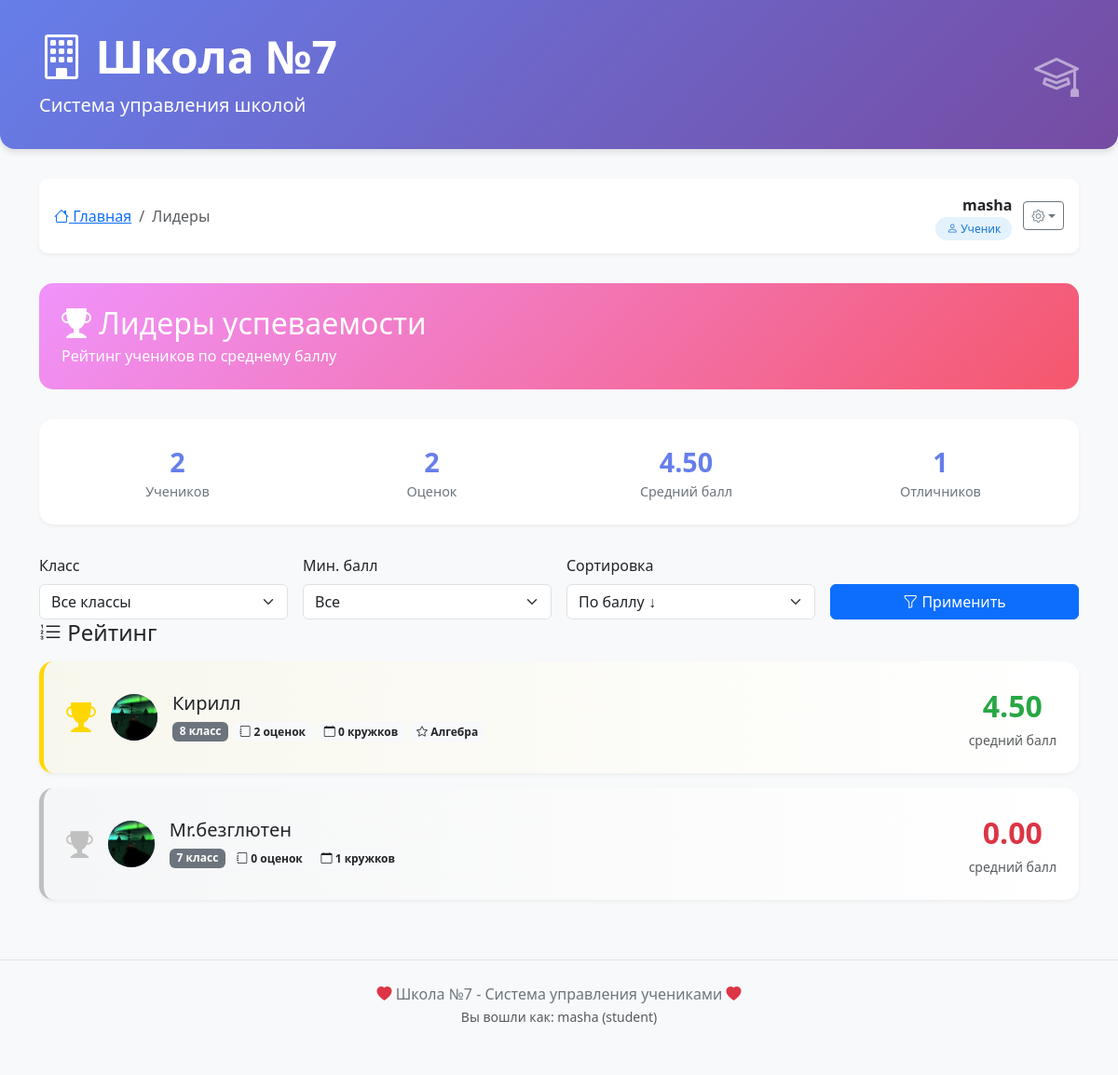
The page /leaders (signed in) on the database its author committed.
### database.py (models this page shows)
class UserDB(Base):
    __tablename__ = "users"
    id = Column(Integer, primary_key=True, index=True)
    username = Column(String, unique=True, index=True, nullable=False)
    password = Column(String, nullable=False)
    role = Column(Enum(UserRole), default=UserRole.STUDENT, nullable=False)
    student_id = Column(Integer, ForeignKey("students.id"), nullable=True)  # УБРАТЬ unique=True
    vk_id = Column(String, nullable=True)
    student = relationship("StudentDB", back_populates="user")
    created_at = Column(String, default=lambda: datetime.now().strftime("%d.%m.%Y %H:%M"))

class StudentDB(Base):
    __tablename__ = "students"
    id = Column(Integer, primary_key=True, index=True)
    name = Column(String, index=True)
    grade = Column(Integer)
    hobby = Column(String)
    avatar = Column(String, nullable=True)
    grades = relationship("GradeDB", back_populates="student", cascade="all, delete-orphan")
    clubs = relationship("ClubDB", secondary="student_clubs", back_populates="students")
    user = relationship("UserDB", back_populates="student", uselist=False)

class GradeDB(Base):
    __tablename__ = "grades"
    id = Column(Integer, primary_key=True, index=True)
    subject = Column(String)
    score = Column(Integer)
    date = Column(String)
    comment = Column(String, nullable=True)
    teacher_name = Column(String, nullable=True)
    student_id = Column(Integer, ForeignKey("students.id"))
    student = relationship("StudentDB", back_populates="grades")

### main.py (the view)
@app.get("/leaders", response_class=HTMLResponse)
async def leaders_board(
    request: Request,
    grade: str = "all",
    min_avg: str = "0",
    sort: str = "avg_desc",
    db: Session = Depends(get_db),
    current_user: Optional[UserDB] = Depends(get_current_user_from_session)
):
    if not current_user:
        return RedirectResponse(url="/login", status_code=303)
    query = db.query(StudentDB)
    if grade != "all":
        query = query.filter(StudentDB.grade == int(grade))
    students = query.all()
    leaders = []
    for student in students:
        grades = student.grades
        if grades:
            avg_score = sum(g.score for g in grades) / len(grades)
            grades_count = len(grades)
        else:
            avg_score = 0
            grades_count = 0
        subject_scores = {}
        for g in grades:
            if g.subject not in subject_scores:
                subject_scores[g.subject] = []
            subject_scores[g.subject].append(g.score)
        best_subject = None
        if subject_scores:
            best_subject = max(subject_scores.items(), key=lambda x: sum(x[1])/len(x[1]))[0]
        leaders.append({
            'id': student.id,
            'name': student.name,
            'grade': student.grade,
            'avatar': student.avatar,
            'average_score': avg_score,
            'grades_count': grades_count,
            'clubs_count': len(student.clubs),
            'best_subject': best_subject
        })
    min_avg_float = float(min_avg)
    if min_avg_float > 0:
        leaders = [l for l in leaders if l['average_score'] >= min_avg_float]
    if sort == "avg_desc":
        leaders.sort(key=lambda x: x['average_score'], reverse=True)
    elif sort == "avg_asc":
        leaders.sort(key=lambda x: x['average_score'])
    elif sort == "name_asc":
        leaders.sort(key=lambda x: x['name'])
    elif sort == "name_desc":
        leaders.sort(key=lambda x: x['name'], reverse=True)
    elif sort == "grade_asc":
        leaders.sort(key=lambda x: x['grade'])
    elif sort == "grade_desc":
        leaders.sort(key=lambda x: x['grade'], reverse=True)
    all_students = db.query(StudentDB).all()
    all_grades = db.query(GradeDB).all()
    total_grades = len(all_grades)
    school_average = sum(g.score for g in all_grades) / total_grades if total_grades > 0 else 0
    excellent_count = len([l for l in leaders if l['average_score'] >= 4.5])
    stats = {
        'total_students': len(all_students),
        'total_grades': total_grades,
        'school_average': school_average,
        'excellent_count': excellent_count
    }
    return templates.TemplateResponse(
        "leaders.html",
        {
            "request": request,
            "leaders": leaders,
            "stats": stats,
            "current_grade": grade,
            "current_min_avg": min_avg,
            "current_sort": sort,
            "title": "Лидеры успеваемости",
            "current_user": current_user,
            "school_name": "Школа №7"
        }
    )

### templates/leaders.html (shortened to what this page needs)
{% extends "base.html" %}
{% block breadcrumb_items %}
<li class="breadcrumb-item active">Лидеры</li>
{% endblock %}
{% block content %}
<div style="background: linear-gradient(135deg, #f093fb 0%, #f5576c 100%); color: white; padding: 1.5rem; border-radius: 15px; margin-bottom: 2rem;">
    <h2 class="mb-1"><i class="bi bi-trophy-fill"></i> {{ title }}</h2>
    <p class="mb-0">Рейтинг учеников по среднему баллу</p>
</div>
<div class="stats-card">
    <div class="row text-center">
        <div class="col-md-3 col-6">
            <div class="stat-number">{{ stats.total_students }}</div>
            <div class="stat-label">Учеников</div>
        </div>
        <div class="col-md-3 col-6">
            <div class="stat-number">{{ stats.total_grades }}</div>
            <div class="stat-label">Оценок</div>
        </div>
        <div class="col-md-3 col-6">
            <div class="stat-number">{{ "%.2f"|format(stats.school_average) }}</div>
            <div class="stat-label">Средний балл</div>
        </div>
        <div class="col-md-3 col-6">
            <div class="stat-number">{{ stats.excellent_count }}</div>
            <div class="stat-label">Отличников</div>
        </div>
    </div>
</div>
<div class="filter-card">
    <form method="get" class="row g-3">
        <div class="col-md-3">
            <label class="form-label">Класс</label>
            <select name="grade" class="form-select">
                <option value="all" {% if current_grade == 'all' %}selected{% endif %}>Все классы</option>
            </select>
        </div>
        <div class="col-md-3">
            <label class="form-label">Мин. балл</label>
            <select name="min_avg" class="form-select">
                <option value="0" {% if current_min_avg == '0' %}selected{% endif %}>Все</option>
            </select>
        </div>
        <div class="col-md-3">
            <label class="form-label">Сортировка</label>
            <select name="sort" class="form-select">
                <option value="avg_desc" {% if current_sort == 'avg_desc' %}selected{% endif %}>По баллу ↓</option>
            </select>
        </div>
        <div class="col-md-3 d-flex align-items-end">
            <button type="submit" class="btn btn-primary w-100"><i class="bi bi-funnel"></i> Применить</button>
        </div>
    </form>
</div>
<h4 class="mb-3"><i class="bi bi-list-ol"></i> Рейтинг</h4>
{% if leaders %}
    {% for student in leaders %}
    <div class="leader-card {% if loop.index == 1 %}top-1{% elif loop.index == 2 %}top-2{% elif loop.index == 3 %}top-3{% endif %}">
        <div class="d-flex align-items-center gap-3">
            <div class="rank-badge">
                {% if loop.index == 1 %}
                    <i class="bi bi-trophy-fill" style="font-size: 2rem; color: #FFD700;"></i>
                {% elif loop.index == 2 %}
                    <i class="bi bi-trophy-fill" style="font-size: 1.8rem; color: #C0C0C0;"></i>
                {% elif loop.index == 3 %}
                    <i class="bi bi-trophy-fill" style="font-size: 1.6rem; color: #CD7F32;"></i>
                {% else %}
                    <span class="text-muted fs-5">#{{ loop.index }}</span>
                {% endif %}
            </div>
            <a href="/student/{{ student.id }}">
                <div class="avatar-circle">
                    {% if student.avatar %}
                        <img src="{{ student.avatar }}" alt="{{ student.name }}">
                    {% else %}
                        {{ student.name[0]|upper }}
                    {% endif %}
                </div>
            </a>
            <div class="flex-grow-1">
                <a href="/student/{{ student.id }}" class="text-decoration-none">
                    <h5 class="mb-1 text-dark">{{ student.name }}</h5>
                </a>
                <span class="badge bg-secondary">{{ student.grade }} класс</span>
                <span class="badge bg-light text-dark"><i class="bi bi-journal"></i> {{ student.grades_count }} оценок</span>
                <span class="badge bg-light text-dark"><i class="bi bi-calendar"></i> {{ student.clubs_count }} кружков</span>
                {% if student.best_subject %}
                <span class="badge bg-light text-dark"><i class="bi bi-star"></i> {{ student.best_subject }}</span>
                {% endif %}
            </div>
            <div class="text-center">
                <div class="average-score
                    {% if student.average_score >= 4.5 %}score-excellent
                    {% elif student.average_score >= 4.0 %}score-good
                    {% elif student.average_score >= 3.0 %}score-average
                    {% else %}score-poor{% endif %}">
                    {{ "%.2f"|format(student.average_score) }}
                </div>
                <small class="text-muted">средний балл</small>
            </div>
        </div>
    </div>
    {% endfor %}
{% else %}
    <div class="empty-state">
        <i class="bi bi-trophy"></i>
        <h3>Нет данных</h3>
        <p class="text-muted">{% if current_grade != 'all' %}В этом классе нет учеников с оценками{% else %}Добавьте оценки ученикам{% endif %}</p>
    </div>
{% endif %}
{% endblock %}

### templates/base.html (shortened to what this page needs)
<!DOCTYPE html>
<html lang="ru">
<head>
    <link href="https://cdn.jsdelivr.net/npm/bootstrap@5.3.0/dist/css/bootstrap.min.css" rel="stylesheet">
    <link rel="stylesheet" href="https://cdn.jsdelivr.net/npm/bootstrap-icons@1.11.0/font/bootstrap-icons.css">
</head>
<body>
    {% if not hide_header %}
    <div class="school-header">
        <div class="container">
            <div class="d-flex justify-content-between align-items-center">
                <div>
                    <h1 class="display-5 fw-bold"><i class="bi bi-building"></i> {{ school_name | default('Школа №7') }}</h1>
                    <p class="lead mb-0">{% block header_subtitle %}Система управления школой{% endblock %}</p>
                </div>
                <div><i class="bi bi-mortarboard" style="font-size: 3rem; opacity: 0.5;"></i></div>
            </div>
        </div>
    </div>
    {% endif %}
    <div class="container main-content">
        {% if current_user and not hide_nav %}
        <div class="navbar-custom">
            <div class="d-flex justify-content-between align-items-center flex-wrap">
                <div>
                    <nav aria-label="breadcrumb">
                        <ol class="breadcrumb mb-0">
                            <li class="breadcrumb-item"><a href="/"><i class="bi bi-house"></i> Главная</a></li>
                            {% block breadcrumb_items %}{% endblock %}
                        </ol>
                    </nav>
                </div>
                <div class="user-badge">
                    <div class="text-end">
                        <strong>{{ current_user.username }}</strong><br>
                        <small>
                            {% if current_user.role.value == 'student' %}
                                <span class="role-badge role-student"><i class="bi bi-person"></i> Ученик</span>
                            {% elif current_user.role.value == 'teacher' %}
                                <span class="role-badge role-teacher"><i class="bi bi-person-badge"></i> Учитель</span>
                            {% elif current_user.role.value == 'admin' %}
                                <span class="role-badge role-admin"><i class="bi bi-shield-lock"></i> Администратор</span>
                            {% endif %}
                        </small>
                    </div>
                    <div class="dropdown">
                        <button class="btn btn-outline-secondary btn-sm dropdown-toggle" type="button" data-bs-toggle="dropdown"><i class="bi bi-gear"></i></button>
                    </div>
                </div>
            </div>
        </div>
        {% endif %}
        {% block content %}{% endblock %}
    </div>
    {% if not hide_footer %}
    <footer class="footer">
        <div class="container">
            <p class="mb-0"><i class="bi bi-heart-fill text-danger"></i> Школа №7 - Система управления учениками <i class="bi bi-heart-fill text-danger"></i></p>
            <small class="text-muted">{% if current_user %}Вы вошли как: {{ current_user.username }} ({{ current_user.role.value }}){% else %}<a href="/login">Войти в систему</a>{% endif %}</small>
        </div>
    </footer>
    {% endif %}
</body>
</html>

### templates/base.html (style rules this page uses)
* { margin: 0; padding: 0; box-sizing: border-box; }
body { background-color: #f8f9fa; padding-bottom: 2rem; min-height: 100vh; display: flex; flex-direction: column; font-family: 'Segoe UI', sans-serif; }
.main-content { flex: 1; }
.school-header { background: linear-gradient(135deg, #667eea 0%, #764ba2 100%); color: white; padding: 2rem 0; margin-bottom: 2rem; border-radius: 0 0 1rem 1rem; box-shadow: 0 4px 6px rgba(0,0,0,0.1); }
.navbar-custom { background: white; box-shadow: 0 2px 4px rgba(0,0,0,0.05); margin-bottom: 2rem; border-radius: 10px; padding: 1rem; }
.user-badge { display: flex; align-items: center; gap: 0.75rem; }
.role-badge { font-size: 0.75rem; padding: 0.25rem 0.75rem; border-radius: 20px; font-weight: 500; }
.role-student { background-color: #e3f2fd; color: #1976d2; }
.avatar-circle { width: 50px; height: 50px; border-radius: 50%; background: linear-gradient(135deg, #667eea 0%, #764ba2 100%); display: flex; align-items: center; justify-content: center; color: white; font-weight: bold; font-size: 1.5rem; overflow: hidden; flex-shrink: 0; }
.avatar-circle img { width: 100%; height: 100%; object-fit: cover; }
.stats-card { background: white; border-radius: 15px; padding: 1.5rem; box-shadow: 0 2px 4px rgba(0,0,0,0.05); margin-bottom: 2rem; }
.stat-number { font-size: 1.8rem; font-weight: bold; color: #667eea; }
.stat-label { color: #6c757d; font-size: 0.9rem; }
.footer { margin-top: 3rem; padding: 1.5rem 0; text-align: center; color: #6c757d; border-top: 1px solid #dee2e6; }
.leader-card { background: white; border-radius: 15px; padding: 1.5rem; margin-bottom: 1rem; box-shadow: 0 2px 4px rgba(0,0,0,0.05); border-left: 5px solid transparent; }
.leader-card.top-1 { border-left-color: #FFD700; background: linear-gradient(90deg, rgba(255,215,0,0.05) 0%, #fff 100%); }
.leader-card.top-2 { border-left-color: #C0C0C0; background: linear-gradient(90deg, rgba(192,192,192,0.05) 0%, #fff 100%); }
.average-score { font-size: 2rem; font-weight: bold; }
.score-excellent { color: #28a745; }
.score-poor { color: #dc3545; }

### rows shown on the page
UserDB: username "masha", role.value "student"
StudentDB: avatar (picture), name "Кирилл"
GradeDB: best_subject "Алгебра"
StudentDB: avatar (picture), name "Mr.безглютен", grade "7", grades_count "0", clubs_count "1", average_score "0.00"

### other values the page prints
{{ school_name | default('Школа №7') }} "Школа №7"
{{ title }} "Лидеры успеваемости"
{{ stats.total_students }} "2"
{{ stats.total_grades }} "2"
{{ "%.2f"|format(stats.school_average) }} "4.50"
{{ stats.excellent_count }} "1"
{{ student.grade }} "8"
{{ student.grades_count }} "2"
{{ student.clubs_count }} "0"
{{ "%.2f"|format(student.average_score) }} "4.50"
